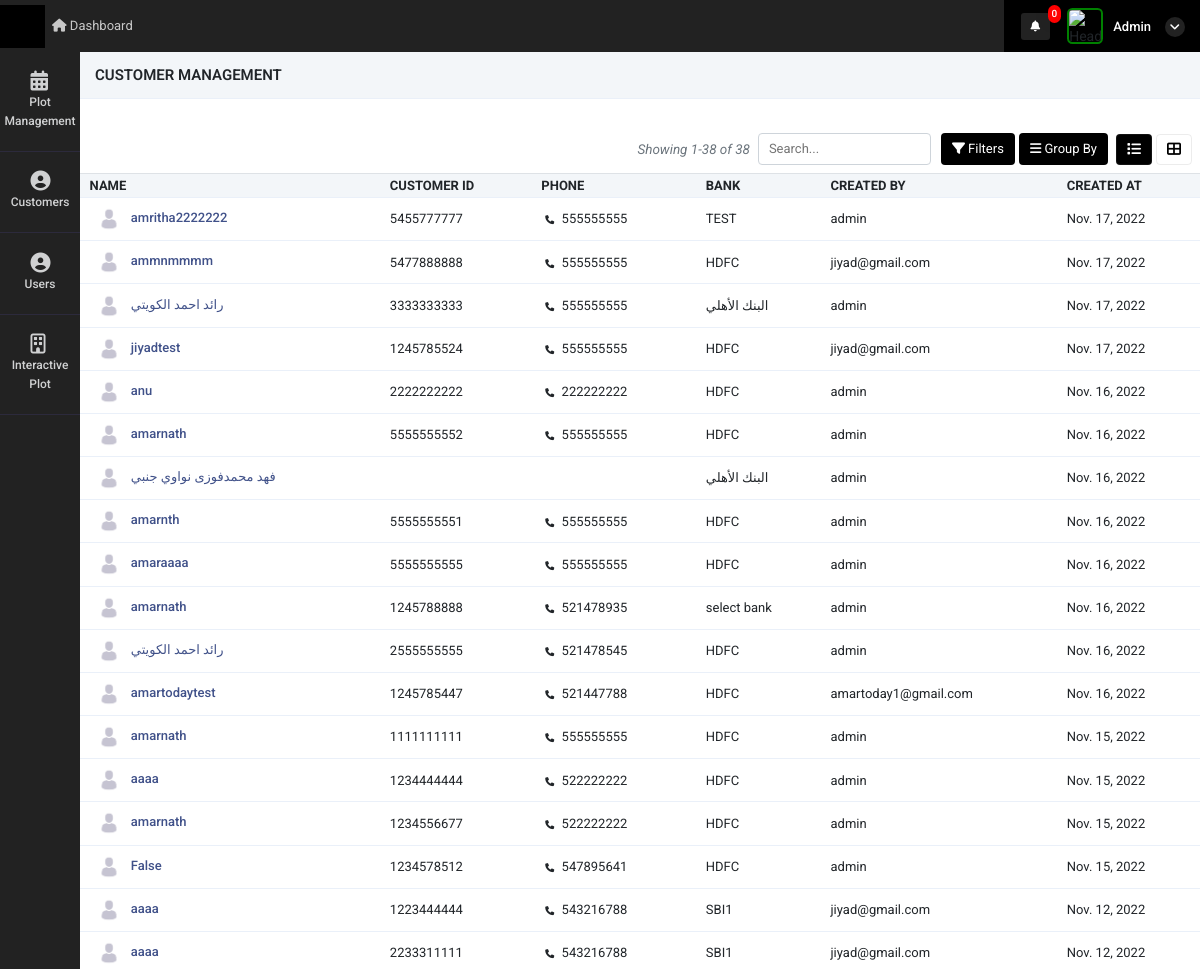
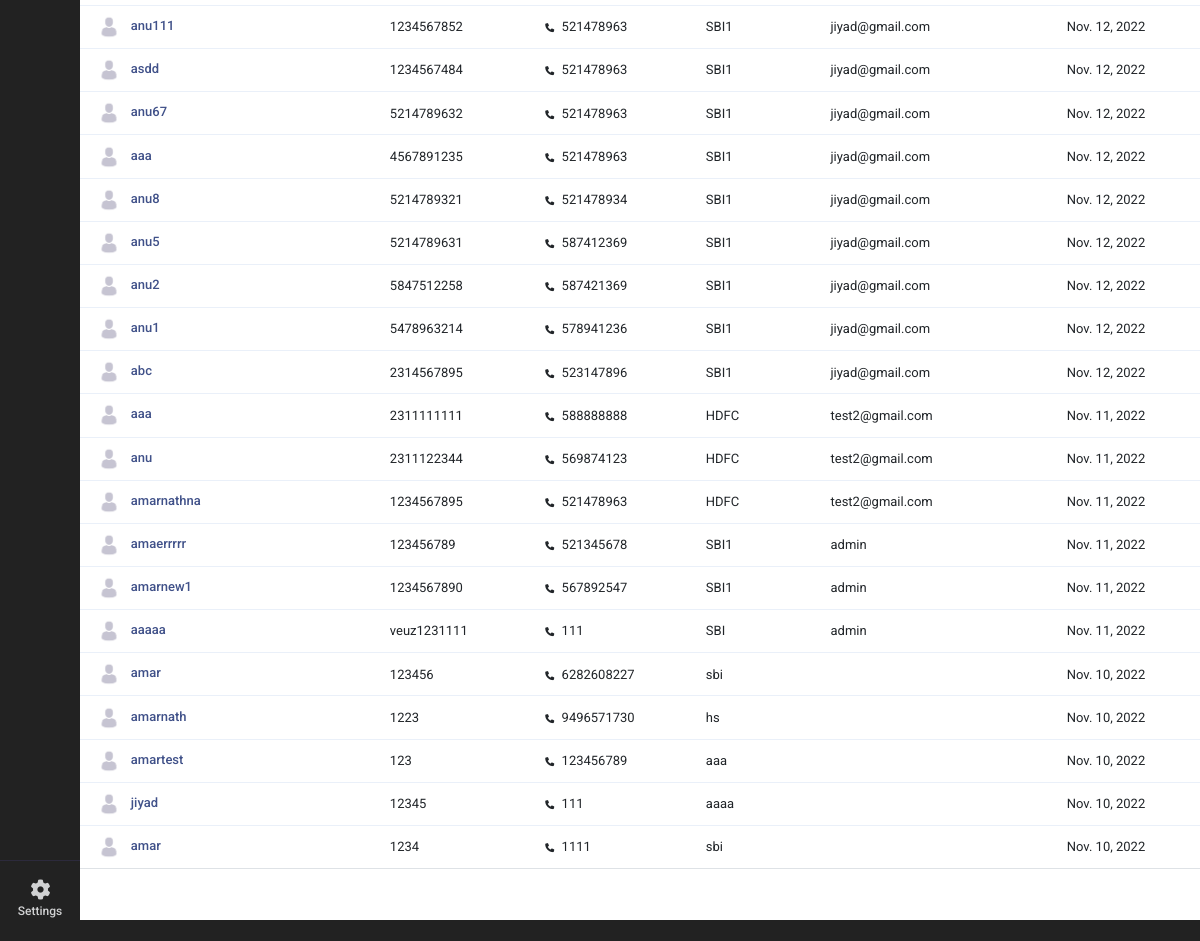
Page /customer_management (signed in) on the committed database (2 pictures, top to bottom).
### super_admin/models.py (models this page shows)
class common(models.Model):  # COMM0N
    dt = models.DateField(auto_now=True)
    tm = models.TimeField(auto_now=True)
    updated = models.DateTimeField(default=timezone.now)
    status = models.CharField(max_length=255, null=True)
    class Meta:
        abstract = True

class Customer_details(common):
    name =  models.CharField(max_length=255,null=True)
    phone = models.CharField(max_length=255,null=True)
    customer_id = models.CharField(max_length=255,null=True)
    bank =  models.CharField(max_length=255,null=True)
    created_by = models.ForeignKey(User,on_delete=models.CASCADE,related_name="Customer_details_created_by", null=True)
    customer_type = models.CharField(max_length=255,choices=customer_comapny_type,null=True)
    company_name =  models.CharField(max_length=255,null=True)
    street1 =  models.CharField(max_length=255,null=True)
    street2 =  models.CharField(max_length=255,null=True)
    city =  models.CharField(max_length=255,null=True)
    satte =  models.CharField(max_length=255,null=True)
    zip =  models.CharField(max_length=255,null=True)
    email =  models.CharField(max_length=255,null=True)
    customer_doc_id = models.FileField(upload_to="customer_document",null=True)
    contract_certi = models.FileField(upload_to="customer_document",null=True)
    tax_certificate  = models.FileField(upload_to="customer_document",null=True)
    other_document = models.FileField(upload_to="customer_document",null=True)
    bank_relation_id = models.ForeignKey(Bank_details,on_delete=models.CASCADE,related_name="Customer_details_Bank_details_id", null=True)
    profile_pic = models.FileField(upload_to="customer_document",null=True)
    customer_doc_id_update_dt = models.DateField(null=True)
    contract_certi_update_dt = models.DateField(null=True)
    tax_certificate_update_dt = models.DateField(null=True)
    other_document_update_dt = models.DateField(null=True)
    customer_doc_id_extesion = models.CharField(max_length=255,null=True)
    contract_certi_extesion = models.CharField(max_length=255,null=True)
    tax_certificate_extesion = models.CharField(max_length=255,null=True)
    other_document_extesion = models.CharField(max_length=255,null=True)
    customer_doc_id_name = models.CharField(max_length=255,null=True)
    contract_certi_name = models.CharField(max_length=255,null=True)
    tax_certificate_name = models.CharField(max_length=255,null=True)
    other_document_name = models.CharField(max_length=255,null=True)

### super_admin/decorators.py (the view, shortened to what this page needs)
        def _wrapped_view(request):
            try:
                uid = user_Details.objects.get(auth_user=request.user.id)
            except:
                pass
            if request.user.is_staff:
                return func(request)
            else:
                return HttpResponse("Invalid")

### super_admin/templates/super_admin/customer_management.html (shortened to what this page needs)
{% extends "super_admin/base10.html" %}
{% load static %}
{% block content %}
<div class="container-fluid px-0">
    <div class="row">
        <div class="col-12 buttns">
            <h5>Customer Management</h5>
        </div>
    </div>
</div>
<div class="container-fluid mt-4 px-0">
    <div class="tab-content">
        <div class="tab-content contnt" id="demo_result_employee">
        <div class="tab-pane active" id="home1" role="tabpanel">
            <div class="d-flex align-items-center justify-content-between px-2">
                <div class="col-md-4 px-0">
                </div>
                <div class="d-flex align-items-center">
                    <span class="text-muted d-flex align-items-center">
                        <i class="text-muted" style="font-size: 13.5px;">Showing
                            {{ page_obj.start_index }}-{{ page_obj.end_index }} of {{ page_obj.paginator.count }}</i>
                    </span>
                    <input type="text" class="form-cont ml-2" placeholder="Search..." autocomplete="off" id="search_value"
                    value="" onkeyup="myFunction()">
                    <div class="dropdown btn-group fitr">
                        <button type="button" class="btn btn-prim dropdown-toggle" data-toggle="dropdown">
                            <i class="fas fa-filter"></i>
                            Filters
                        </button>
                    </div>
                    <div class="dropdown btn-group grpby">
                        <button type="button" class="btn btn-prim mx-1 dropdown-toggle" data-toggle="dropdown"> <i
                                class="fas fa-bars"></i>
                            Group By
                        </button>
                    </div>
                    <ul class="nav nav-tabs nav-ta" role="tablist">
                        <li class="nav-item mx-1">
                            <a class="nav-link kan-tab active" data-toggle="tab" href="#ho" role="tab"
                                aria-selected="false">
                                <i class="fas fa-list"></i>
                            </a>
                        </li>
                        <li class="nav-item">
                            <a class="nav-link kan-tab" data-toggle="tab" href="#pro" role="tab" aria-selected="false">
                                <i class="fas fa-th-large"></i>
                            </a>
                        </li>
                    </ul>
                </div>
            </div>
            <div class="tab-content">
                <div class="tab-pane active" id="ho" role="tabpanel">
                    <div class="table-responsive mb-1  mt-2">
                        <table class="table table-nowrap align-middle user_table"  id="orderTable">
                            <thead class="table-light">
                                <tr class="text-uppercase">
                                    <th class="sort" data-sort="customer_name">
                                        Name</th>
                                    <th class="sort" data-sort="date">Customer ID</th>
                                    <th class="sort" data-sort="date">Phone</th>
                                    <th class="sort" data-sort="company">
                                        Bank
                                    </th>
                                    <th class="sort" data-sort="company">
                                        Created By
                                    </th>
                                    <th class="sort" data-sort="company">
                                        Created At
                                    </th>
                                </tr>
                            </thead>
                            <tbody class="list form-check-all append_search_result">
                                {% for i in page_obj %}
                                <tr>
                                    {% if i.profile_pic == '' %}
                                    <td class="id"><img style="width:30px;    border-radius: 50%;" src="{% static 'adminicon.jpg' %}" class="m-1"/><a href="customer_more_details?id={{i.id}}"
                                            class="fw-medium link-primary">&nbsp;{{i.name}}</a>
                                    </td>
                                    {% elif i.profile_pic == None %}
                                    <td class="id"><img style="width:30px;    border-radius: 50%;" src="{% static 'adminicon.jpg' %}" class="m-1"/><a href="customer_more_details?id={{i.id}}"
                                        class="fw-medium link-primary">&nbsp;{{i.name}}</a>
                                    </td>
                                    {% else %}
                                    <td class="id"><img style="width:30px;    border-radius: 50%;" src="./media/{{i.profile_pic}}" class="m-1"/><a href="customer_more_details?id={{i.id}}"
                                            class="fw-medium link-primary">&nbsp;{{i.name}}</a>
                                    </td>
                                    {% endif %}
                                    <td>
                                        {% if i.customer_id == None %}
                                        {% else %}
                                        {{i.customer_id}}
                                        {% endif %}
                                    </td>
                                    <td class="customer_name">
                                        {% if i.phone == None %}
                                        {% else %}
                                        <i class="fa fa-phone m-1" style="font-size: 9px;"></i> {{i.phone}}
                                        {% endif %}
                                    </td>
                                    <td class="product_name">{{i.bank}}</td>
                                    <td class="date">
                                        {% if i.created_by == None %}
                                        {% else %}
                                        {{i.created_by}}
                                        {% endif %}
                                    </td>
                                    <td>
                                        {{i.dt}}
                                    </td>
                                </tr>
                                {% endfor %}
                            </tbody>
                        </table>
                    </div>
                </div>
            </div>
            <br>
            <br>
        </div>
    </div>
</div>
{% endblock %}

### super_admin/templates/super_admin/base10.html (shortened to what this page needs)
<!doctype html>
<html lang="en">
    {% load static %}
    {% load notification %}
<head>
    <link rel="stylesheet" href="{% static 'admin/css/morris.css' %}">
    <link href="{% static 'admin/css/bootstrap.min.css' %}" rel="stylesheet" type="text/css" />
    <link href="{% static 'admin/css/icons.css' %}" rel="stylesheet" type="text/css" />
    <link href="{% static 'admin/css/style.css' %}" rel="stylesheet" type="text/css" />
</head>
<body class="">
    <div id="wrapper">
        <div class="left side-menu">
            <div class="slimscroll-menu" id="remove-scroll">
                <div id="sidebar-menu" class="sidaber_menu">
                    <ul class="" id="side-menu">
                        {% if bank_nav == 1 %}
                        <li>    <a href="bank_master" class="splnav"> <i class="fas fa-briefcase"></i>        <p>Bank Master</p>    </a></li>
                        <li>    <a href="plot_view_master" class="splnav"> <i class="fas fa-briefcase"></i>        <p>Plot view Master</p>    </a></li>
                        {% else %}
                                                {% if request.user|get_nav_permission:"plot_management" %}
                                                <li>
                                                    <a class="splnav" href="property_management"> <i class="fa fa-calendar"></i>
                                                        <p>Plot Management</p>
                                                    </a>
                                                </li>
                                                {% endif %}
                                                {% if request.user|get_user_type_action:"user_type" %}
                                                <li>
                                                    <a href="customer_management" class="splnav"> <i class="fa fa-user-circle"></i>
                                                        <p>Customers </p>
                                                    </a>
                                                </li>
                                                {% endif %}
                                                {% if request.user|get_nav_permission:"user_management" %}
                                                <li>
                                                    <a href="user_management" class="splnav"> <i class="fa fa-user-circle"></i>
                                                        <p>Users  </p>
                                                    </a>
                                                </li>
                                                {% endif %}
                                                <li>
                                                    <a href="plot" class="splnav"> <i class="fa fa-building-o"></i>
                                                        <p>Interactive Plot</p>
                                                    </a>
                                                </li>
                                                {% endif %}
                                                <li class="bootm_toggle_settings_button ">
                                                    <a class="splnav bdr_btmnone_nav" href="profile"> <i class="fa fa-cog"></i>
                                                        <p>Settings</p>
                                                    </a>
                                                </li>
                    </ul>
                </div>
            </div>
        </div>
        <div class="content-page">
            <div class="topbar">
                <div class="navbar-header">
                    <div class="d-flex">
                        <div class="binance">
                        </div>
                    </div>
                    <ul class="navbar-nav1 bg-2 col">
                        <li class="nav-item d-none d-sm-inline-block">
                            <a href="home" class="nav-link"><i class="fa fa-home"></i> Dashboard</a>
                        </li>
                    </ul>
                    <div class="d-flex align-items-center icns">
                        <div class="dropdown topbar-head-dropdown ms-1 header-item">
                            <a href="view_all_activity">
                                <i class="fas fa-bell fs-icn">
                                    <span
                                        class="position-absolute topbar-badge fs-9 translate-middle badge rounded-pill bg-red">{{ request.user|get_notifications:"sss" }}</span></i>
                                    </a>
                        </div>
                        <div class="dropdown header-item topbar-user king button-drpdown">
                            <span class="d-flex align-items-center drpdown-toggle">
                                <img class="header-profile-user" src="{{ request.user|get_loginUsernameImage:"sss" }}" alt="Header Avatar">
                                <span class="text-start ms-xl-2">
                                    <span class="d-none d-xl-inline-block ms-1 fw-medium user-name-text">  {{request.user.username|title}}</span>
                                    <i class="pro-icn fa fa-angle-down"></i>
                                </span>
                            </span>
                        </div>
                    </div>
                </div>
            </div>
            <div class="content">
                {% block content %}
                {% endblock %}
            </div>
            <footer class="footer">
                <div class="container-fluid">
                    <div class="row">
                        <div class="col-sm-6">
                        </div>
                        <div class="col-sm-6">
                        </div>
                    </div>
                </div>
            </footer>
        </div>
    </div>
</body>
</html>

### rows in the picture
Customer_details: name "amritha2222222", customer_id "5455777777", phone "555555555", bank "TEST", created_by "admin", dt "Nov. 17, 2022"
Customer_details: name "ammnmmmm", customer_id "5477888888", phone "555555555", bank "HDFC", created_by "jiyad@gmail.com", dt "Nov. 17, 2022"
Customer_details: name "رائد احمد الكويتي", customer_id "3333333333", phone "555555555", bank "البنك الأهلي", created_by "admin", dt "Nov. 17, 2022"
Customer_details: name "jiyadtest", customer_id "1245785524", phone "555555555", bank "HDFC", created_by "jiyad@gmail.com", dt "Nov. 17, 2022"
Customer_details: name "anu", customer_id "2222222222", phone "222222222", bank "HDFC", created_by "admin", dt "Nov. 16, 2022"
Customer_details: name "amarnath", customer_id "5555555552", phone "555555555", bank "HDFC", created_by "admin", dt "Nov. 16, 2022"
Customer_details: name "فهد محمدفوزى نواوي جنبي", bank "البنك الأهلي", created_by "admin", dt "Nov. 16, 2022"
Customer_details: name "amarnth", customer_id "5555555551", phone "555555555", bank "HDFC", created_by "admin", dt "Nov. 16, 2022"
Customer_details: name "amaraaaa", customer_id "5555555555", phone "555555555", bank "HDFC", created_by "admin", dt "Nov. 16, 2022"
Customer_details: name "amarnath", customer_id "1245788888", phone "521478935", bank "select bank", created_by "admin", dt "Nov. 16, 2022"
Customer_details: name "رائد احمد الكويتي", customer_id "2555555555", phone "521478545", bank "HDFC", created_by "admin", dt "Nov. 16, 2022"
Customer_details: name "amartodaytest", customer_id "1245785447", phone "521447788", bank "HDFC", created_by "amartoday1@gmail.com", dt "Nov. 16, 2022"
Customer_details: name "amarnath", customer_id "1111111111", phone "555555555", bank "HDFC", created_by "admin", dt "Nov. 15, 2022"
Customer_details: name "aaaa", customer_id "1234444444", phone "522222222", bank "HDFC", created_by "admin", dt "Nov. 15, 2022"
Customer_details: name "amarnath", customer_id "1234556677", phone "522222222", bank "HDFC", created_by "admin", dt "Nov. 15, 2022"
Customer_details: name "False", customer_id "1234578512", phone "547895641", bank "HDFC", created_by "admin", dt "Nov. 15, 2022"
Customer_details: name "aaaa", customer_id "1223444444", phone "543216788", bank "SBI1", created_by "jiyad@gmail.com", dt "Nov. 12, 2022"
Customer_details: name "aaaa", customer_id "2233311111", phone "543216788", bank "SBI1", created_by "jiyad@gmail.com", dt "Nov. 12, 2022"
Customer_details: name "anu111", customer_id "1234567852", phone "521478963", bank "SBI1", created_by "jiyad@gmail.com", dt "Nov. 12, 2022"
Customer_details: name "asdd", customer_id "1234567484", phone "521478963", bank "SBI1", created_by "jiyad@gmail.com", dt "Nov. 12, 2022"
Customer_details: name "anu67", customer_id "5214789632", phone "521478963", bank "SBI1", created_by "jiyad@gmail.com", dt "Nov. 12, 2022"
Customer_details: name "aaa", customer_id "4567891235", phone "521478963", bank "SBI1", created_by "jiyad@gmail.com", dt "Nov. 12, 2022"
Customer_details: name "anu8", customer_id "5214789321", phone "521478934", bank "SBI1", created_by "jiyad@gmail.com", dt "Nov. 12, 2022"
Customer_details: name "anu5", customer_id "5214789631", phone "587412369", bank "SBI1", created_by "jiyad@gmail.com", dt "Nov. 12, 2022"
Customer_details: name "anu2", customer_id "5847512258", phone "587421369", bank "SBI1", created_by "jiyad@gmail.com", dt "Nov. 12, 2022"
Customer_details: name "anu1", customer_id "5478963214", phone "578941236", bank "SBI1", created_by "jiyad@gmail.com", dt "Nov. 12, 2022"
Customer_details: name "abc", customer_id "2314567895", phone "523147896", bank "SBI1", created_by "jiyad@gmail.com", dt "Nov. 12, 2022"
Customer_details: name "aaa", customer_id "2311111111", phone "588888888", bank "HDFC", created_by "test2@gmail.com", dt "Nov. 11, 2022"
Customer_details: name "anu", customer_id "2311122344", phone "569874123", bank "HDFC", created_by "test2@gmail.com", dt "Nov. 11, 2022"
Customer_details: name "amarnathna", customer_id "1234567895", phone "521478963", bank "HDFC", created_by "test2@gmail.com", dt "Nov. 11, 2022"
Customer_details: name "amaerrrrr", customer_id "123456789", phone "521345678", bank "SBI1", created_by "admin", dt "Nov. 11, 2022"
Customer_details: name "amarnew1", customer_id "1234567890", phone "567892547", bank "SBI1", created_by "admin", dt "Nov. 11, 2022"
Customer_details: name "aaaaa", customer_id "veuz1231111", phone "111", bank "SBI", created_by "admin", dt "Nov. 11, 2022"
Customer_details: name "amar", customer_id "123456", phone "6282608227", bank "sbi", dt "Nov. 10, 2022"
Customer_details: name "amarnath", customer_id "1223", phone "9496571730", bank "hs", dt "Nov. 10, 2022"
Customer_details: name "amartest", customer_id "123", phone "123456789", bank "aaa", dt "Nov. 10, 2022"
Customer_details: name "jiyad", customer_id "12345", phone "111", bank "aaaa", dt "Nov. 10, 2022"
Customer_details: name "amar", customer_id "1234", phone "1111", bank "sbi", dt "Nov. 10, 2022"

### other values in the picture
{{ request.user|get_notifications:"sss" }} "0"
{{ request.user.username|title }} "Admin"
{{ page_obj.start_index }} "1"
{{ page_obj.end_index }} "38"
{{ page_obj.paginator.count }} "38"
